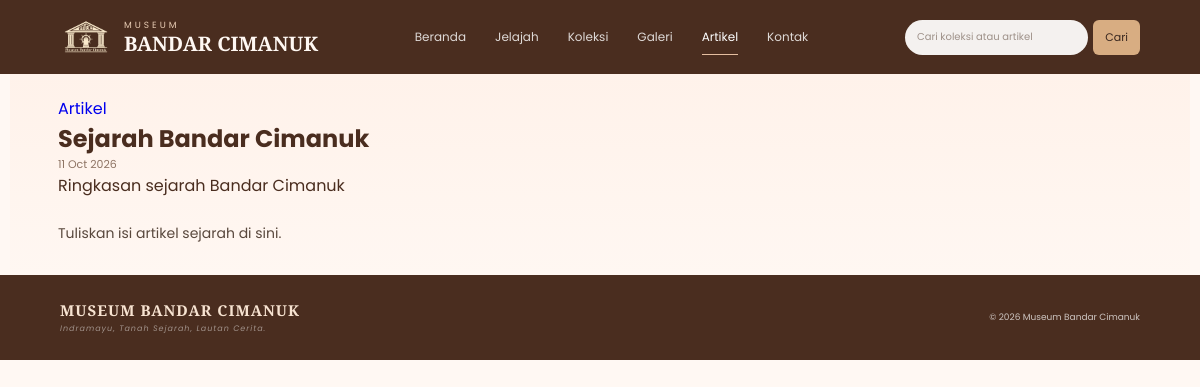
The app's page /museum-cimanuk/artikel-detail.php?id=1 with its own data.
### tables this page shows
CREATE TABLE IF NOT EXISTS artikel (
 id INT AUTO_INCREMENT PRIMARY KEY, judul VARCHAR(200) NOT NULL, deskripsi TEXT, isi LONGTEXT,
 gambar VARCHAR(255), tanggal DATE NULL, penulis VARCHAR(150) NOT NULL DEFAULT '',
 sort_order INT NOT NULL DEFAULT 0, is_published TINYINT(1) NOT NULL DEFAULT 1,
 created_at TIMESTAMP DEFAULT CURRENT_TIMESTAMP,
 updated_at TIMESTAMP DEFAULT CURRENT_TIMESTAMP ON UPDATE CURRENT_TIMESTAMP
);

### museum-cimanuk/data.php (called while the page is built, shortened)
<?php
require_once __DIR__ . '/config/koneksi.php';
function visitor_article($id)
{
    global $conn;
    $stmt = $conn->prepare('SELECT * FROM artikel WHERE id = ? AND is_published = 1 LIMIT 1');
    $stmt->bind_param('i', $id);
    $stmt->execute();
    return $stmt->get_result()->fetch_assoc() ?: null;
}
function visitor_escape($value)
{
    return htmlspecialchars((string) $value, ENT_QUOTES, 'UTF-8');
}
?>

### museum-cimanuk/artikel-detail.php (the view, shortened to what this page needs)
<?php
require_once __DIR__ . '/data.php';
$article = visitor_article((int) ($_GET['id'] ?? 0));
?>
<!DOCTYPE html>
<html lang="id">
<head>
    <link rel="stylesheet" href="/admin/museum-cimanuk/assets/css/dashboard.css">
    <link rel="stylesheet" href="/admin/museum-cimanuk/assets/css/visitor-content.css">
</head>
<body>
<div class="website-wrapper">
    <?php require __DIR__ . '/navbar.php'; ?>
    <main class="home-content article-list">
        <?php if (!$article): ?>
            <h1>Artikel tidak ditemukan</h1>
            <p>Artikel ini tidak tersedia atau belum dipublikasikan.</p>
        <?php else: ?>
            <article class="article-detail">
                <p><a href="artikel.php">Artikel</a></p>
                <h1><?= visitor_escape($article['judul']) ?></h1>
                <p class="article-meta">
                    <?= !empty($article['tanggal']) ? visitor_escape(date('d M Y', strtotime($article['tanggal']))) : '' ?>
                </p>
                <?php if (!empty($article['deskripsi'])): ?><p class="article-summary"><?= nl2br(visitor_escape($article['deskripsi'])) ?></p><?php endif; ?>
                <div class="article-body"><?= nl2br(visitor_escape($article['isi'])) ?></div>
            </article>
        <?php endif; ?>
    </main>
    <footer class="museum-footer"><div class="footer-content"><div class="footer-brand"><h3>MUSEUM BANDAR CIMANUK</h3><p>Indramayu, Tanah Sejarah, Lautan Cerita.</p></div><div class="footer-copy">© 2026 Museum Bandar Cimanuk</div></div></footer>
</div>
</body>
</html>

### museum-cimanuk/assets/css/dashboard.css (style rules this page uses)
* { margin: 0; padding: 0; box-sizing: border-box; }
html { scroll-behavior: smooth; }
body { font-family: 'Poppins', sans-serif; background: #f7f3f0; color: #4a2d1f; }
a { text-decoration: none; }
.website-wrapper { width: 100%; min-height: 100vh; background: #fff8f3; }
.home-content { padding: 22px 4% 28px; background: linear-gradient( 180deg, #fff2ea, #fff7f2 ); }
.museum-footer { background: #4a2d1f; color: rgba(255,255,255,.75); padding: 25px 5%; }
.footer-content { display: flex; align-items: center; justify-content: space-between; }
.footer-brand h3 { font-family: 'Cormorant Garamond', serif; font-size: 15px; letter-spacing: 1px; color: #f7e3d1; }
.footer-brand p { margin-top: 3px; font-size: 8px; letter-spacing: 1px; font-style: italic; color: rgba(255,255,255,.48); }
.footer-copy { font-size: 9px; color: rgba(255,255,255,.72); }

### museum-cimanuk/assets/css/visitor-content.css (style rules this page uses)
.article-list { max-width: 1180px; margin: 0 auto; }
.article-card-content small, .article-meta { color: #8e7464; font-size: 11px; }
.detail-section, .article-body { max-width: 840px; margin-top: 22px; color: #59483d; font-size: 14px; line-height: 1.9; }

### records on screen
artikel: judul "Sejarah Bandar Cimanuk", tanggal "11 Oct 2026", deskripsi "Ringkasan sejarah Bandar Cimanuk", isi "Tuliskan isi artikel sejarah di sini."

### other values on screen
visitor_escape($label) "Beranda"
visitor_escape($label) "Jelajah"
visitor_escape($label) "Koleksi"
visitor_escape($label) "Galeri"
visitor_escape($label) "Artikel"
visitor_escape($label) "Kontak"
